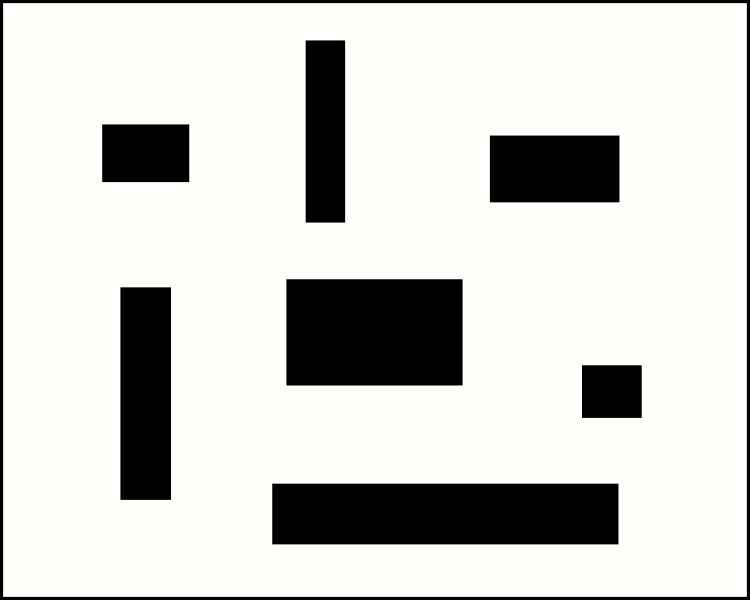
#> input picture resources/occ_maps/test_map.png, 750 x 600 px
$ python rrt_examples.py
#> lines starting #> are read from the running program, lines starting #| are printed output that depends on the picture
### environment/worlds/occupancy_grid.py
import numpy as np
import matplotlib.pyplot as plt
import matplotlib.patches as patches

import cv2


class OccupancyGrid:
    """
    A 2D deterministic occupancy grid map, use the same format as ROS.
    """
    def __init__(self, image_path, resolution, origin_x=0.0, origin_y=0.0, free_th=0.25, occ_th=0.75):
        self.resolution = resolution
        self.origin_x = origin_x
        self.origin_y = origin_y
        self.free_th = free_th
        self.occ_th = occ_th

        # load the image as gray scale
        im = cv2.imread(image_path, 0)
        cv2.imshow("map", im)
        cv2.waitKey(0)
        cv2.destroyAllWindows()

        # set map width and height
        self.height, self.width = im.shape

        # if the cells are free
        # 0 - 1 probability of being occupied
        # -1 - unknown
        self.occupancy = -np.ones((self.width, self.height), dtype=float)

        # read from image
        for x in range(0, self.width):
            for y in range(0, self.height):
                self.occupancy[x, y] = (255.0 - im[self.height - y - 1, x]) / 255.0

        # set colors for visualization
        self.color_occ = np.array([0.0, 0.0, 0.0])
        self.color_unsure = np.array([0.6, 0.6, 0.6])
        self.color_unknown = np.array([0.6, 0.6, 1.0])

    # [26 lines left out: functions get_grid_pos, is_free, not called in this run]

    def visualize(self, ax):
        pts_occ = []
        pts_unsure = []
        pts_unknown = []

        # loop through all grid cells
        for gx in range(0, self.width):
            for gy in range(0, self.height):
                x = gx * self.resolution + self.origin_x
                y = gy * self.resolution + self.origin_y

                if self.occupancy[gx, gy] > self.occ_th:
                    pts_occ.append((x, y))
                elif self.occupancy[gx, gy] > self.free_th:
                    pts_unsure.append((x, y))
                elif self.occupancy[gx, gy] < 0:
                    pts_unknown.append((x, y))

        pts_array = np.array(pts_occ)
        if pts_array.size:
            ax.scatter(pts_array[:, 0], pts_array[:, 1],
                       color=np.tile(self.color_occ, (pts_array.shape[0], 1)),
                       s=1, marker='s', label='obstacles')

        pts_array = np.array(pts_unsure)
        if pts_array.size:
            ax.scatter(pts_array[:, 0], pts_array[:, 1],
                       color=np.tile(self.color_unsure, (pts_array.shape[0], 1)),
                       s=1, marker='s', label='unsure')

        pts_array = np.array([pts_unknown])
        if pts_array.size:
            ax.scatter(pts_array[:, 0], pts_array[:, 1],
                       color=np.tile(self.color_unknown, (pts_array.shape[0], 1)),
                       s=1, marker='s', label='unknown')

### environment/robots/turtlebot.py
from os import path
import sys
sys.path.append(path.abspath("../.."))

from environment.robots.robot2d_base import Robot2dCircular
from environment.robots.robot_utils import *
from common_utils.constants import *


class Turtlebot(Robot2dCircular):
    """
    Turtlebot is a circular differential drive robot, with velocity uncertainty
    """
    def __init__(self, size=0.3, max_vel=(0.5, 2.0), max_acc=(2.0, 5.0), uncertainty=(0.0, 0.0)):
        """
        :param size: size/radius of the robot
        :param max_vel: maximum linear and angular velocity
        :param max_acc: maximum linear and angular acceleration
        :param uncertainty: linear and angular velocity uncertainty
        """
        self.max_v, self.max_om = max_vel
        self.max_v_acc, self.max_om_acc = max_acc
        self.v_std, self.om_std = uncertainty

        self.v = 0.0
        self.om = 0.0

        super(Turtlebot, self).__init__(size)

    # [31 lines left out: function update, not called in this run]

### algorithms/sampling_based/rrt/rrt_examples.py
from os import path
import sys
sys.path.append(path.abspath("../../.."))

import numpy as np
import matplotlib.pyplot as plt
import matplotlib.patches as patches

from algorithms.sampling_based.rrt.rrt_naive import RRTNaive
from algorithms.sampling_based.utils.steer_functions import *
from algorithms.sampling_based.utils.distance_functions import *
from algorithms.sampling_based.utils.collision_checkers import CollisionCheckerGrid
from algorithms.sampling_based.utils.state_samplers import StateSamplerUniform
from algorithms.sampling_based.utils.nearest_neighbor import NNBruteForce

from environment.worlds.occupancy_grid import OccupancyGrid
from environment.robots.turtlebot import Turtlebot
from environment.robots.car import BicycleCar


def rrt_naive_example(steer_type="diff_drive"):
    # create an occupancy grid
    res = 0.01
    grid_map = OccupancyGrid("../../../resources/occ_maps/test_map.png", res)
#> after the loop in __init__, `for x in range(0, self.width):`:
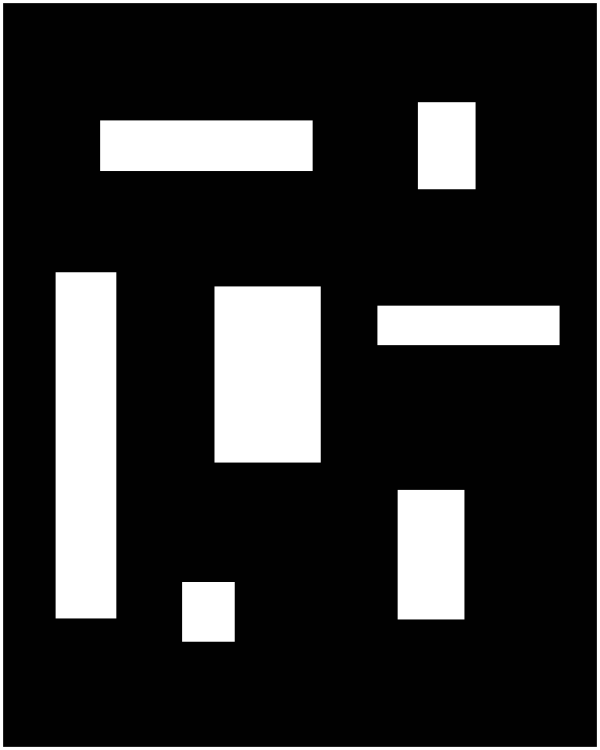
#> self.occupancy: shape (750, 600) float64; min 0.00392, max 1, mean 0.187
    map_width = grid_map.width * res
#> map_width = 7.5
    map_height = grid_map.height * res
#> map_height = 6

    # create a plot axis
    fig, ax = plt.subplots()
    ax.set_aspect("equal")
    ax.set_xlim(0, map_width)
    ax.set_ylim(0, map_height)

    # visualize map
    grid_map.visualize(ax)

    # create a robot
    robot = Turtlebot(size=0.15)

    # create a sampler without goal bias
    sampler = StateSamplerUniform((0, 0, -np.pi), (map_width, map_height, np.pi), goal_bias=0.05)

    # create a collision checker
    checker = CollisionCheckerGrid(grid_map, robot)

    # create a steer function
    if steer_type == "diff_drive":
        sfunc = SteerFunctionPOSQ()
    else:
        sfunc = SteerFunctionNaive()

    # create a nearest neighbor searcher
    nn = NNBruteForce(euclidean_dist)

    # create the RRT
    if steer_type == "diff_drive":
        rrt = RRTNaive(sampler, checker, nn, sfunc, inc=0.25)
    else:
        rrt = RRTNaive(sampler, checker, nn, sfunc, inc=0.2)

    # set goal and end position
    rrt.set_init(np.array([0.5, 0.5, 0.0]))
    rrt.set_goal(np.array([6.5, 5.5, 0.0]), np.array([0.1, 0.1]))
    sampler.set_goal(np.array([6.5, 5.5, 0.0]))

    # plot the goal and end position
    ax.add_patch(
        patches.Circle(
            (0.5, 0.5), 0.1,
            facecolor="blue", alpha=0.5
        )
    )
    ax.add_patch(
        patches.Circle(
            (6.5, 5.5), 0.1,
            facecolor="red", alpha=0.5
        )
    )

    # plan
    rrt.solve(max_iter=2000, visualize=True, ax=ax)

    # show plots
    plt.show()


if __name__ == "__main__":
    # rrt_naive_example("geometry")
#> (the run stopped early here; a loop or call above may not have finished)
